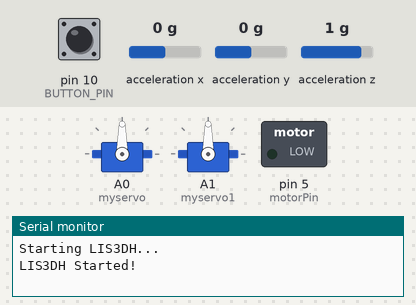
This sketch was run on a simulated Arduino Uno, built with avr-gcc and run on an emulated ATmega328P. Parts: 2 × servo, switched loads named in the sketch (green lamp = pin HIGH), the last lines printed to the serial monitor. Dashed ring = blinking. Inputs (shaded band) come from the test bench; at power-on: pin 10 (BUTTON_PIN) LOW, acceleration x 0 g, acceleration y 0 g, acceleration z 1 g.

Above: at 1.2 s.
1.3 s: pin 10 (BUTTON_PIN) pulled HIGH for 0.15 s
At 4.2 s:
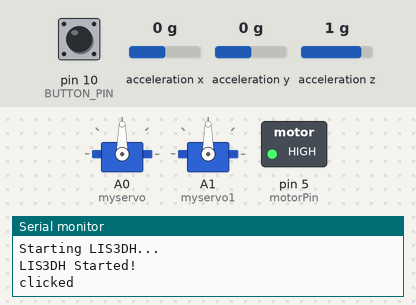
4.4 s: pin 10 (BUTTON_PIN) pulled HIGH for 1 s
At 5.7 s:
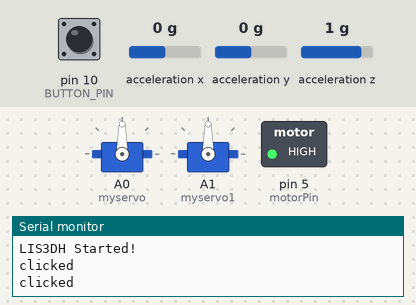
8.1 s: pin 10 (BUTTON_PIN) pulled HIGH for 3.2 s
At 14.4 s:
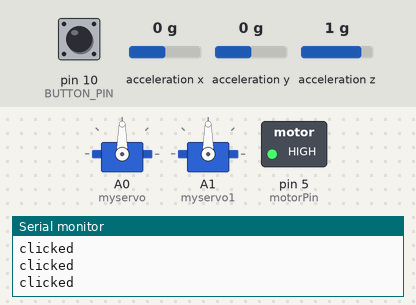
Timing chart, 0 to 15.9 s (numbered marks = the images above; inputs shaded):
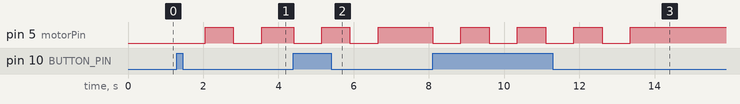

Measured:
- after the input at 1.3 s, pin 5 (motorPin): LOW → HIGH after 0.75 s, → LOW 0.75 s later, → HIGH 0.75 s later
- after the input at 4.4 s, pin 5 (motorPin): alternates HIGH for 0.75 s and LOW for 0.75 s, 4 changes in all, then stays HIGH, starting at once
- after the input at 8.1 s, pin 5 (motorPin): alternates HIGH for 0.75 s and LOW for 0.75 s, 8 changes in all, then stays HIGH, starting at once

The sketch:

flapping.ino
```cpp
#include <Adafruit_LIS3DH.h>
#include <Servo.h>
const int BUTTON_PIN = 10;     // the number of the pushbutton pin
#define CLICKTHRESHHOLD 80
Servo myservo;
Servo myservo1;
int pos = 0;
int motorPin = 5;
int buttonState = 0;         // variable for reading the pushbutton status
//bool oldState = HIGH;
int motorCtrlVal=0;
int motorCtrlVal2=255;
int BuzzTime=750;

Adafruit_LIS3DH lis = Adafruit_LIS3DH();

void setup() {
  // put your setup code here, to run once:
  Serial.begin(115200);
  Serial.println("\n Prop-Maker Wing: Accelerometer and Servo working");
  myservo.attach(A0);
  myservo1.attach(A1);
  pinMode(BUTTON_PIN, INPUT);
  //pinMode(buttonPin, INPUT);
  // This bit just gets the accelerometer going
  Serial.println("Starting LIS3DH...");
  if (! lis.begin(0x18)) {   // change this to 0x19 for alternative i2c address
    Serial.println("Couldnt start LIS3DH");
    while (1);
  }
  Serial.println("LIS3DH Started!");

  // Set Accelerometer Range (2, 4, 8, or 16 G!)
  lis.setRange(LIS3DH_RANGE_4_G);
  lis.setClick(1, CLICKTHRESHHOLD);
}

void loop() {
  // put your main code here, to run repeatedly:
  uint8_t click = lis.getClick();

  // This bit reads the built-in accelerometer and returns values we can use.
  // Get a new accel. sensor event
  // read the state of the pushbutton value:
  buttonState = digitalRead(BUTTON_PIN);
  //bool newState = digitalRead(BUTTON_PIN);

  sensors_event_t event;
  lis.getEvent(&event);
  // If at any point we detect a click, turn blue for a second
  // detect click

    if (buttonState == HIGH) {
        Serial.println("clicked");
        analogWrite(motorPin, motorCtrlVal);
      delay(BuzzTime);
      analogWrite(motorPin, motorCtrlVal2);
      delay(BuzzTime);
      analogWrite(motorPin, motorCtrlVal);
      delay(BuzzTime);
      analogWrite(motorPin, motorCtrlVal2);
      delay(BuzzTime);
    }

  if (click & 0x10) {
    uint16_t k, m;
    Serial.println("Click recieved");
    for (pos = 50; pos <= 110; pos += 1) {
    myservo1.write(pos);
    delay(15);                       // waits 15ms for the servo to reach the position
  }
  for (pos = 90; pos >= 30; pos -= 1) { // goes from 0 degrees to 180 degrees
    myservo.write(pos);              // tell servo to go to position in variable 'pos'
    delay(15);                       // waits 15ms for the servo to reach the position
  }
    for (pos = 110; pos >= 50; pos -= 1) {
    myservo1.write(pos);
    delay(15);                       // waits 15ms for the servo to reach the position
  }
  for (pos = 30; pos <= 90; pos += 1) { // goes from 180 degrees to 0 degrees
    myservo.write(pos);              // tell servo to go to position in variable 'pos'
    delay(15);                       // waits 15ms for the servo to reach the position
  }
  }
  //oldState = newState;
}
```
